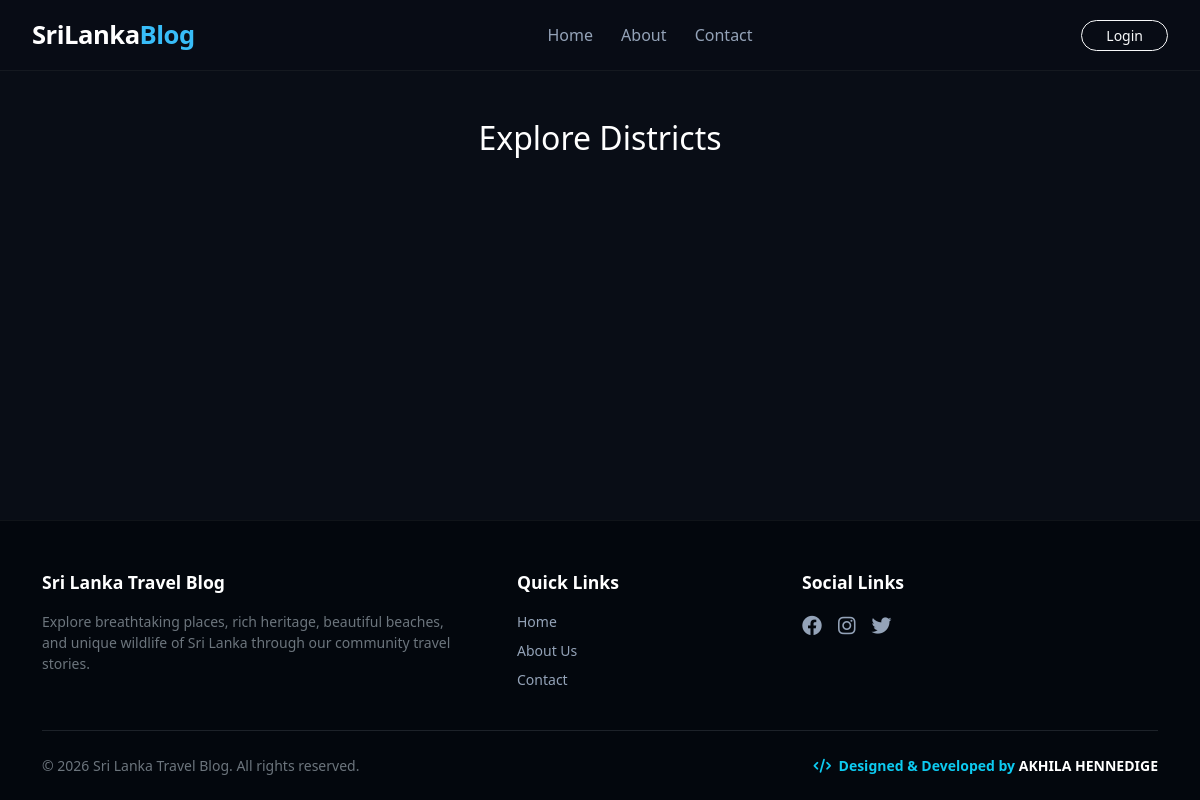
/districts/, run on an earlier commit of the app's database.
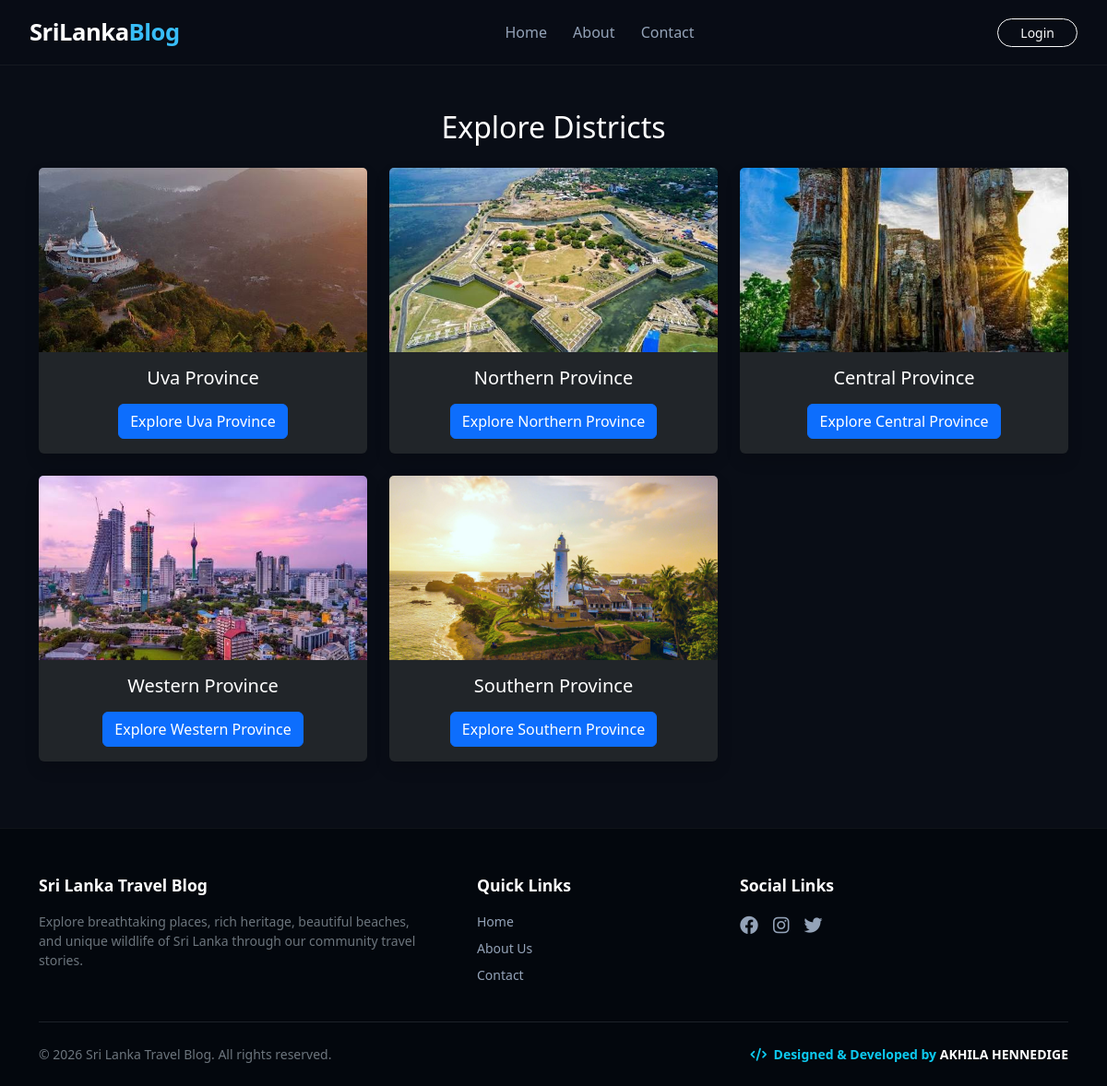
And on a later commit of the database.
### blog/models.py (models this page shows, shortened)
class District(models.Model):
    name = models.CharField(max_length=100)
    slug = models.SlugField(unique=True, blank=True, null=True)
    image = models.ImageField(upload_to='districts/', blank=True, null=True)
    description = models.TextField(blank=True, null=True)

### blog/views.py (the view)
# urls.py: path('districts/', views.district_list, name='district_list'),
def district_list(request):
    districts = District.objects.all()
    return render(request, 'blog/district_list.html', {'districts': districts})

### blog/templates/blog/district_list.html
{% extends 'blog/base.html' %}
{% block content %}
<div class="container my-5">
    <h2 class="text-white text-center mb-4">Explore Districts</h2>
    <div class="row">
        {% for district in districts %}
        <div class="col-md-4 mb-4">
            <div class="card bg-dark text-white border-0 shadow">
                {% if district.image %}
                    <img src="{{ district.image.url }}" class="card-img-top" style="height: 200px; object-fit: cover;">
                {% endif %}
                <div class="card-body text-center">
                    <h5 class="card-title">{{ district.name }}</h5>
                    <a href="{% url 'district_detail' district.slug %}" class="btn btn-primary mt-2">Explore {{ district.name }}</a>
                </div>
            </div>
        </div>
        {% endfor %}
    </div>
</div>
{% endblock %}

### blog/templates/blog/base.html (shortened to what this page needs)
<!DOCTYPE html>
<html lang="en">
<head>
    <link href="https://cdn.jsdelivr.net/npm/bootstrap@5.3.0/dist/css/bootstrap.min.css" rel="stylesheet">
    <link rel="stylesheet" href="https://cdnjs.cloudflare.com/ajax/libs/font-awesome/6.4.0/css/all.min.css">
</head>
<body>
    <nav class="custom-navbar d-flex justify-content-between align-items-center">
        <a href="{% url 'post_list' %}" class="navbar-brand-custom">SriLanka<span>Blog</span></a>
        <div>
            <a href="{% url 'post_list' %}" class="nav-link-custom">Home</a>
            <a href="{% url 'about' %}" class="nav-link-custom">About</a>
            <a href="{% url 'contact' %}" class="nav-link-custom">Contact</a>
        </div>
        <div class="d-flex align-items-center gap-3">
            {% if user.is_authenticated %}
                <a href="{% url 'post_create' %}" class="btn btn-sm btn-primary px-3 rounded-pill fw-bold">New Post</a>
                <span class="small text-light">Hi, {{ user.username }}</span>
                <form method="post" action="{% url 'logout' %}" class="d-inline">
                    {% csrf_token %}
                    <button type="submit" class="btn btn-sm btn-outline-danger rounded-pill">Logout</button>
                </form>
            {% else %}
                <a href="{% url 'login' %}" class="btn btn-sm btn-outline-light rounded-pill px-4">Login</a>
            {% endif %}
        </div>
    </nav>
    {% block content %}
    {% endblock %}
    <footer>
        <div class="container">
            <div class="row gy-4">
                <div class="col-md-5">
                    <div class="footer-title">Sri Lanka Travel Blog</div>
                    <p class="small text-secondary pe-md-4">Explore breathtaking places, rich heritage, beautiful beaches, and unique wildlife of Sri Lanka through our community travel stories.</p>
                </div>
                <div class="col-md-3">
                    <div class="footer-title">Quick Links</div>
                    <ul class="list-unstyled small">
                        <li class="mb-2"><a href="{% url 'post_list' %}" class="footer-link">Home</a></li>
                        <li class="mb-2"><a href="{% url 'about' %}" class="footer-link">About Us</a></li>
                        <li><a href="{% url 'contact' %}" class="footer-link">Contact</a></li>
                    </ul>
                </div>
                <div class="col-md-4">
                    <div class="footer-title">Social Links</div>
                    <div class="d-flex gap-3">
                        <a href="#" class="footer-link fs-5"><i class="fab fa-facebook"></i></a>
                        <a href="#" class="footer-link fs-5"><i class="fab fa-instagram"></i></a>
                        <a href="#" class="footer-link fs-5"><i class="fab fa-twitter"></i></a>
                    </div>
                </div>
            </div>
            <div class="text-center small text-secondary pt-4 mt-4 border-top border-secondary border-opacity-25 d-flex justify-content-between align-items-center flex-wrap">
                <span>© {% now "Y" %} Sri Lanka Travel Blog. All rights reserved.</span>
                <span class="text-info fw-semibold"><i class="fas fa-code me-1"></i> Designed & Developed by <strong class="text-white">AKHILA HENNEDIGE</strong></span>
            </div>
        </div>
    </footer>
</body>
</html>

### blog/templates/blog/base.html (style rules this page uses)
:root { --primary-bg: #090d16; --accent-color: #38bdf8; --text-main: #f8fafc; --text-sub: #94a3b8; }
body { font-family: 'Segoe UI', Tahoma, Geneva, Verdana, sans-serif; color: var(--text-main); background-color: var(--primary-bg); min-height: 100vh; display: flex; flex-direction: column; margin: 0; overflow-x: hidden; }
.custom-navbar { background: rgba(9, 13, 22, 0.7); backdrop-filter: blur(15px); -webkit-backdrop-filter: blur(15px); border-bottom: 1px solid rgba(255, 255, 255, 0.05); padding: 1rem 2rem; position: sticky; top: 0; z-index: 1000; }
.navbar-brand-custom { font-size: 1.6rem; font-weight: 800; color: #ffffff; text-decoration: none; letter-spacing: -0.5px; }
.navbar-brand-custom span { color: var(--accent-color); }
.nav-link-custom { color: var(--text-sub); text-decoration: none; font-weight: 500; margin-left: 1.5rem; transition: color 0.2s; }
footer { background: rgba(4, 7, 13, 0.95); border-top: 1px solid rgba(255, 255, 255, 0.05); padding: 3rem 0 1.5rem 0; margin-top: auto; }
.footer-title { font-size: 1.1rem; font-weight: 700; color: #ffffff; margin-bottom: 1rem; }
.footer-link { color: var(--text-sub); text-decoration: none; transition: color 0.2s; }

What changed in the data, as far as the page shows it:
added District: image (picture), name "Uva Province"
added District: image (picture), name "Northern Province"
added District: image (picture), name "Central Province"
added District: image (picture), name "Western Province"
added District: image (picture), name "Southern Province"
